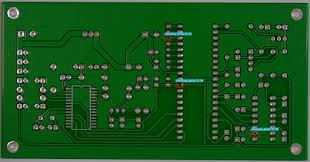
#> input picture template.jpg, 310 x 162 px
$ python substraction.py
#> lines starting #> are read from the running program, lines starting #| are printed output that depends on the picture; pictures that were not available may be replaced by others from this repository, and a replacement may not be noted
### preprocess.py
import cv2
import numpy as np


def preprocess(image, blur_kernel=(5, 5)):

    # Convert to grayscale
    if len(image.shape) == 3:
        gray = cv2.cvtColor(image, cv2.COLOR_BGR2GRAY)
    else:
        gray = image

    # Apply Gaussian blur for noise reduction
    blurred = cv2.GaussianBlur(gray, blur_kernel, 0)

    return blurred


def preprocess_pair(template, test, auto_resize=True):

    # Preprocess both images
    template_proc = preprocess(template)
    test_proc = preprocess(test)

    # Check dimensions
    if template_proc.shape != test_proc.shape:
        if auto_resize:
            print(f"⚠️  Resizing test image: {test_proc.shape} -> {template_proc.shape}")
            test_proc = cv2.resize(test_proc,
                                  (template_proc.shape[1], template_proc.shape[0]),
                                  interpolation=cv2.INTER_LINEAR)
        else:
            raise ValueError(f"Shape mismatch: template{template_proc.shape} vs test{test_proc.shape}")

    return template_proc, test_proc


# [20 lines that do not run on import are left out]

### substraction.py
import cv2
import numpy as np


def subtract_images(template, test):

    if template.shape != test.shape:
        raise ValueError(f"Shape mismatch: {template.shape} vs {test.shape}")

    # Compute absolute difference
    diff = cv2.absdiff(test, template)

    return diff


def compute_metrics(diff):

    return {
        "mean": float(np.mean(diff)),
        "std": float(np.std(diff)),
        "min": int(np.min(diff)),
        "max": int(np.max(diff)),
        "non_zero_percentage": float(np.count_nonzero(diff) / diff.size * 100)
    }


if __name__ == "__main__":
    # Quick test
    import sys

    template = cv2.imread("template.jpg", cv2.IMREAD_GRAYSCALE)
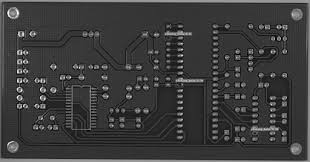
#> template: shape (162, 310); min 0, max 255, mean 59.4
    test = cv2.imread("test.jpg", cv2.IMREAD_GRAYSCALE)
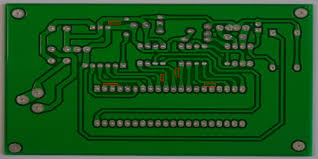
#> input picture input.jpg, 318 x 159 px, given in place of test.jpg, which was not available
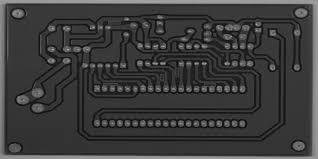
#> test: shape (159, 318); min 1, max 168, mean 59.1

    from preprocess import preprocess_pair


    if template is None or test is None:
        print("Failed to load images")
        sys.exit(1)

    # Preprocess
    template_proc, test_proc = preprocess_pair(template, test)
#> in preprocess, `blurred = cv2.GaussianBlur(gray, blur_kernel, 0)`:
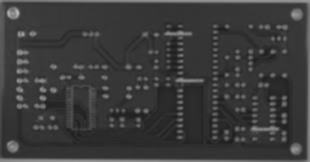
#> blurred: shape (162, 310); min 30, max 190, mean 59.3
#> call 2 of preprocess, with blur_kernel = (5, 5)
#> in preprocess (call 2), `blurred = cv2.GaussianBlur(gray, blur_kernel, 0)`:
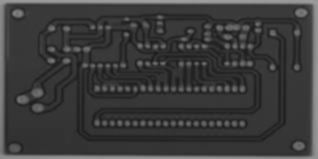
#> blurred: shape (159, 318); min 26, max 161, mean 59.1
#| ⚠️  Resizing test image: (159, 318) -> (162, 310)
#> in preprocess_pair, `test_proc = cv2.resize(test_proc, (template_proc.shape[1], template_pr..`:
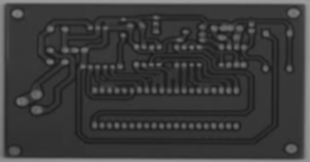
#> test_proc: shape (162, 310); min 27, max 161, mean 59

    # Subtract
    diff = subtract_images(template_proc, test_proc)
#> in subtract_images, `diff = cv2.absdiff(test, template)`:
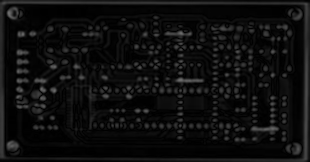
#> diff: shape (162, 310); min 0, max 108, mean 14.1
    metrics = compute_metrics(diff)
#> metrics = {'mean': 14.13, 'std': 16.45, 'min': 0, 'max': 108, 'non_zero_percentage': 95.85}

    print("✓ Difference computed")
    print("\nMetrics:")
    for key, value in metrics.items():
        print(f"  {key}: {value:.2f}" if isinstance(value, float) else f"  {key}: {value}")
#> this loop made 5 passes
#> (key, value) on passes 1 to 5: ('mean', 14.13), ('std', 16.45), ('min', 0), ('max', 108), ('non_zero_percentage', 95.85)
#|   mean: 14.13
#|   std: 16.45
#|   min: 0
#|   max: 108
#|   non_zero_percentage: 95.85

    # Save
    cv2.imwrite("difference_map.png", diff)
    print("\n✓ Saved: difference_map.png")
    """
    ✓ Difference computed

Metrics:
  mean: 0.27
  std: 1.80
  min: 0
  max: 173
  non_zero_percentage: 23.70

✓ Saved: difference_map.png"""
